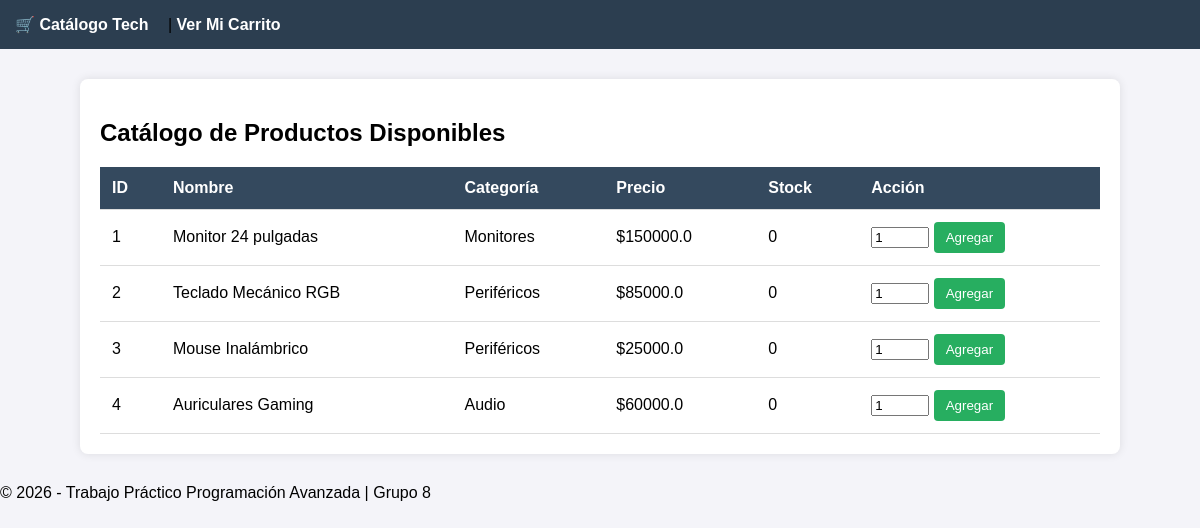
Before: / with the older database file.
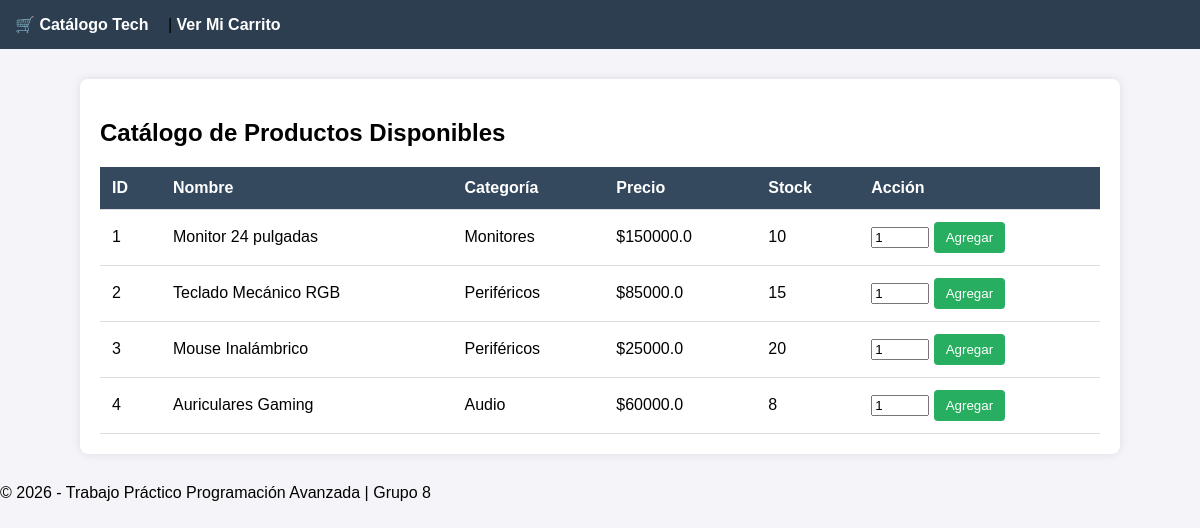
After: the same page with the newer database file.
### tables this page shows
CREATE TABLE productos (
            id_producto INTEGER PRIMARY KEY AUTOINCREMENT,
            nombre TEXT NOT NULL,
            categoria TEXT NOT NULL,
            precio REAL NOT NULL,
            stock INTEGER NOT NULL
        );

### app.py (the view)
@app.route('/')
def inicio():
    conexion = base_de_datos.obtener_conexion()
    cursor = conexion.cursor()
    cursor.execute("SELECT id_producto, nombre, categoria, precio, stock FROM productos")
    todos_los_productos = cursor.fetchall()
    conexion.close()
    return render_template('index.html', productos=todos_los_productos)

### base_de_datos.py (called while the page is built)
def obtener_conexion():
    return sqlite3.connect("tienda.db")

### templates/index.html
{% extends 'base.html' %}
{% block contenido %}
<h2>Catálogo de Productos Disponibles</h2>
<table class="tabla-productos">
    <thead>
        <tr>
            <th>ID</th>
            <th>Nombre</th>
            <th>Categoría</th>
            <th>Precio</th>
            <th>Stock</th>
            <th>Acción</th>
        </tr>
    </thead>
    <tbody>
        {% for prod in productos %}
        <tr>
            <td>{{ prod[0] }}</td> <td>{{ prod[1] }}</td> <td>{{ prod[2] }}</td> <td>${{ prod[3] }}</td> <td>{{ prod[4] }}</td> <td>
                <form action="/agregar/{{ prod[0] }}" method="POST">
                    <input type="number" name="cantidad" value="1" min="1" max="{{ prod[4] }}" style="width: 50px;">
                    <button type="submit">Agregar</button>
                </form>
            </td>
        </tr>
        {% endfor %}
    </tbody>
</table>
{% endblock %}

### templates/base.html (shortened to what this page needs)
<!DOCTYPE html>
<html lang="es">
<head>
    <link rel="stylesheet" href="{{ url_for('static', filename='style.css') }}">
</head>
<body>
    <header>
        <nav>
            <a href="/">🛒 Catálogo Tech</a> |
            <a href="/carrito">Ver Mi Carrito</a>
        </nav>
    </header>
    <main class="contenedor">
        {% block contenido %}
        {% endblock %}
    </main>
    <footer>
        <p>© 2026 - Trabajo Práctico Programación Avanzada | Grupo 8</p>
    </footer>
</body>
</html>

### static/style.css (style rules this page uses)
body { font-family: Arial, sans-serif; margin: 0; padding: 0; background-color: #f4f4f9; }
header { background-color: #2c3e50; padding: 15px; }
nav a { color: white; text-decoration: none; font-weight: bold; margin-right: 15px; }
.contenedor { max-width: 1000px; margin: 30px auto; padding: 20px; background-color: white; box-shadow: 0 0 10px rgba(0,0,0,0.1); border-radius: 8px; }
table { width: 100%; border-collapse: collapse; margin-top: 20px; }
th, td { padding: 12px; text-align: left; border-bottom: 1px solid #ddd; }
th { background-color: #34495e; color: white; }
button { background-color: #27ae60; color: white; border: none; padding: 8px 12px; cursor: pointer; border-radius: 4px; }

Changed rows visible on the page:
changed productos "Monitor 24 pulgadas": stock "0" → "10"
changed productos "Teclado Mecánico RGB": stock "0" → "15"
changed productos "Mouse Inalámbrico": stock "0" → "20"
changed productos "Auriculares Gaming": stock "0" → "8"
